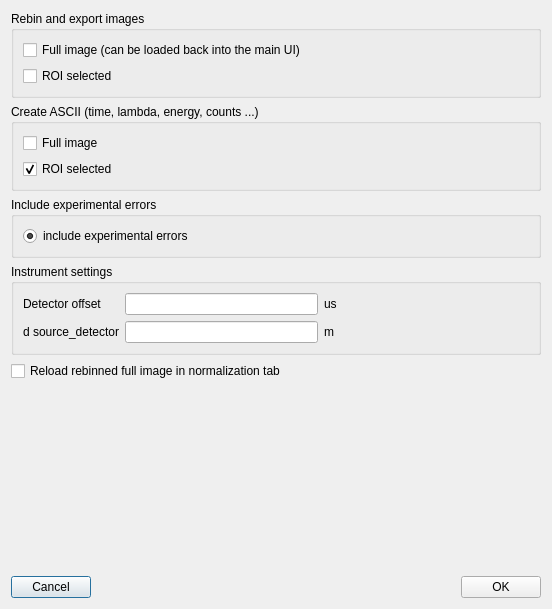
<?xml version="1.0" encoding="UTF-8"?>
<ui version="4.0">
 <class>Dialog</class>
 <widget class="QDialog" name="Dialog">
  <property name="windowModality">
   <enum>Qt::WindowModal</enum>
  </property>
  <property name="geometry">
   <rect>
    <x>0</x>
    <y>0</y>
    <width>552</width>
    <height>609</height>
   </rect>
  </property>
  <property name="windowTitle">
   <string>Bin TOF folders</string>
  </property>
  <layout class="QVBoxLayout" name="verticalLayout_2">
   <item>
    <widget class="QGroupBox" name="groupBox_3">
     <property name="title">
      <string>Rebin and export images</string>
     </property>
     <layout class="QVBoxLayout" name="verticalLayout_4">
      <item>
       <widget class="QCheckBox" name="rebin_full_images_checkBox">
        <property name="text">
         <string>Full image (can be loaded back into the main UI)</string>
        </property>
       </widget>
      </item>
      <item>
       <widget class="QCheckBox" name="rebin_roi_selected_checkBox">
        <property name="text">
         <string>ROI selected</string>
        </property>
       </widget>
      </item>
     </layout>
    </widget>
   </item>
   <item>
    <widget class="QGroupBox" name="groupBox">
     <property name="title">
      <string>Create ASCII (time, lambda, energy, counts ...)</string>
     </property>
     <layout class="QVBoxLayout" name="verticalLayout">
      <item>
       <widget class="QCheckBox" name="ascii_full_image_checkBox">
        <property name="text">
         <string>Full image</string>
        </property>
        <property name="checked">
         <bool>false</bool>
        </property>
       </widget>
      </item>
      <item>
       <widget class="QCheckBox" name="ascii_roi_selected_checkBox">
        <property name="text">
         <string>ROI selected</string>
        </property>
        <property name="checked">
         <bool>true</bool>
        </property>
       </widget>
      </item>
     </layout>
    </widget>
   </item>
   <item>
    <widget class="QGroupBox" name="groupBox_2">
     <property name="title">
      <string>Include experimental errors</string>
     </property>
     <layout class="QVBoxLayout" name="verticalLayout_3">
      <item>
       <widget class="QRadioButton" name="use_experimental_errors_radioButton">
        <property name="text">
         <string>include experimental errors</string>
        </property>
        <property name="checked">
         <bool>true</bool>
        </property>
       </widget>
      </item>
     </layout>
    </widget>
   </item>
   <item>
    <widget class="QGroupBox" name="groupBox_4">
     <property name="title">
      <string>Instrument settings</string>
     </property>
     <layout class="QGridLayout" name="gridLayout">
      <item row="0" column="0">
       <widget class="QLabel" name="detector_offset_label">
        <property name="text">
         <string>Detector offset</string>
        </property>
       </widget>
      </item>
      <item row="0" column="1">
       <widget class="QLineEdit" name="detector_offset_value"/>
      </item>
      <item row="0" column="2">
       <widget class="QLabel" name="detector_offset_units">
        <property name="text">
         <string>us</string>
        </property>
       </widget>
      </item>
      <item row="0" column="3">
       <spacer name="horizontalSpacer_2">
        <property name="orientation">
         <enum>Qt::Horizontal</enum>
        </property>
        <property name="sizeHint" stdset="0">
         <size>
          <width>191</width>
          <height>20</height>
         </size>
        </property>
       </spacer>
      </item>
      <item row="1" column="0">
       <widget class="QLabel" name="distance_source_detector_label">
        <property name="text">
         <string>d source_detector</string>
        </property>
       </widget>
      </item>
      <item row="1" column="1">
       <widget class="QLineEdit" name="distance_source_detector_value"/>
      </item>
      <item row="1" column="2">
       <widget class="QLabel" name="distance_source_detector_units">
        <property name="text">
         <string>m</string>
        </property>
       </widget>
      </item>
      <item row="1" column="3">
       <spacer name="horizontalSpacer_3">
        <property name="orientation">
         <enum>Qt::Horizontal</enum>
        </property>
        <property name="sizeHint" stdset="0">
         <size>
          <width>40</width>
          <height>20</height>
         </size>
        </property>
       </spacer>
      </item>
     </layout>
    </widget>
   </item>
   <item>
    <widget class="QCheckBox" name="reload_full_image_checkBox">
     <property name="text">
      <string>Reload rebinned full image in normalization tab</string>
     </property>
    </widget>
   </item>
   <item>
    <spacer name="verticalSpacer">
     <property name="orientation">
      <enum>Qt::Vertical</enum>
     </property>
     <property name="sizeHint" stdset="0">
      <size>
       <width>20</width>
       <height>40</height>
      </size>
     </property>
    </spacer>
   </item>
   <item>
    <layout class="QHBoxLayout" name="horizontalLayout">
     <item>
      <widget class="QPushButton" name="pushButton_2">
       <property name="text">
        <string>Cancel</string>
       </property>
      </widget>
     </item>
     <item>
      <spacer name="horizontalSpacer">
       <property name="orientation">
        <enum>Qt::Horizontal</enum>
       </property>
       <property name="sizeHint" stdset="0">
        <size>
         <width>40</width>
         <height>20</height>
        </size>
       </property>
      </spacer>
     </item>
     <item>
      <widget class="QPushButton" name="ok_pushButton">
       <property name="text">
        <string>OK</string>
       </property>
      </widget>
     </item>
    </layout>
   </item>
  </layout>
 </widget>
 <resources/>
 <connections>
  <connection>
   <sender>ok_pushButton</sender>
   <signal>clicked()</signal>
   <receiver>Dialog</receiver>
   <slot>ok_clicked()</slot>
   <hints>
    <hint type="sourcelabel">
     <x>422</x>
     <y>260</y>
    </hint>
    <hint type="destinationlabel">
     <x>317</x>
     <y>183</y>
    </hint>
   </hints>
  </connection>
  <connection>
   <sender>pushButton_2</sender>
   <signal>clicked()</signal>
   <receiver>Dialog</receiver>
   <slot>reject()</slot>
   <hints>
    <hint type="sourcelabel">
     <x>77</x>
     <y>260</y>
    </hint>
    <hint type="destinationlabel">
     <x>125</x>
     <y>183</y>
    </hint>
   </hints>
  </connection>
  <connection>
   <sender>ascii_full_image_checkBox</sender>
   <signal>clicked()</signal>
   <receiver>Dialog</receiver>
   <slot>bin_and_export_radio_button_clicked()</slot>
   <hints>
    <hint type="sourcelabel">
     <x>63</x>
     <y>35</y>
    </hint>
    <hint type="destinationlabel">
     <x>9</x>
     <y>96</y>
    </hint>
   </hints>
  </connection>
  <connection>
   <sender>ascii_roi_selected_checkBox</sender>
   <signal>clicked()</signal>
   <receiver>Dialog</receiver>
   <slot>bin_and_export_radio_button_clicked()</slot>
   <hints>
    <hint type="sourcelabel">
     <x>91</x>
     <y>58</y>
    </hint>
    <hint type="destinationlabel">
     <x>430</x>
     <y>85</y>
    </hint>
   </hints>
  </connection>
  <connection>
   <sender>rebin_full_images_checkBox</sender>
   <signal>clicked()</signal>
   <receiver>Dialog</receiver>
   <slot>rebin_full_image_checkBox_clicked()</slot>
   <hints>
    <hint type="sourcelabel">
     <x>272</x>
     <y>39</y>
    </hint>
    <hint type="destinationlabel">
     <x>269</x>
     <y>208</y>
    </hint>
   </hints>
  </connection>
 </connections>
 <slots>
  <slot>ok_clicked()</slot>
  <slot>bin_and_export_radio_button_clicked()</slot>
  <slot>rebin_full_image_checkBox_clicked()</slot>
 </slots>
</ui>
